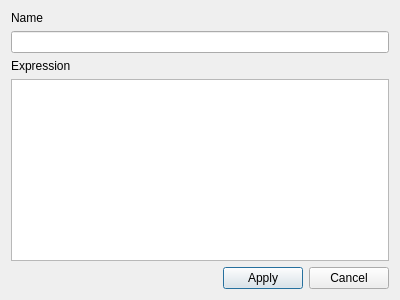
<?xml version="1.0" encoding="UTF-8"?>
<ui version="4.0">
 <class>CheckConstraintEditForm</class>
 <widget class="QDialog" name="CheckConstraintEditForm">
  <property name="geometry">
   <rect>
    <x>0</x>
    <y>0</y>
    <width>400</width>
    <height>300</height>
   </rect>
  </property>
  <property name="windowTitle">
   <string>Check constraint editor</string>
  </property>
  <layout class="QVBoxLayout" name="verticalLayout_3">
   <item>
    <layout class="QVBoxLayout" name="verticalLayout">
     <item>
      <widget class="QLabel" name="lblName">
       <property name="text">
        <string>Name</string>
       </property>
      </widget>
     </item>
     <item>
      <widget class="QLineEdit" name="edtName"/>
     </item>
    </layout>
   </item>
   <item>
    <layout class="QVBoxLayout" name="verticalLayout_2">
     <item>
      <widget class="QLabel" name="lblExpression">
       <property name="text">
        <string>Expression</string>
       </property>
      </widget>
     </item>
     <item>
      <widget class="QPlainTextEdit" name="edtExpression"/>
     </item>
    </layout>
   </item>
   <item>
    <layout class="QHBoxLayout" name="horizontalLayout">
     <item>
      <spacer name="horizontalSpacer">
       <property name="orientation">
        <enum>Qt::Horizontal</enum>
       </property>
       <property name="sizeHint" stdset="0">
        <size>
         <width>40</width>
         <height>20</height>
        </size>
       </property>
      </spacer>
     </item>
     <item>
      <widget class="QPushButton" name="btnApply">
       <property name="text">
        <string>Apply</string>
       </property>
       <property name="icon">
        <iconset resource="../icons.qrc">
         <normaloff>:/icons/disk.png</normaloff>:/icons/disk.png</iconset>
       </property>
      </widget>
     </item>
     <item>
      <widget class="QPushButton" name="btnCancel">
       <property name="text">
        <string>Cancel</string>
       </property>
       <property name="icon">
        <iconset resource="../icons.qrc">
         <normaloff>:/icons/cross.png</normaloff>:/icons/cross.png</iconset>
       </property>
      </widget>
     </item>
    </layout>
   </item>
  </layout>
 </widget>
 <resources>
  <include location="../icons.qrc"/>
 </resources>
 <connections/>
</ui>
